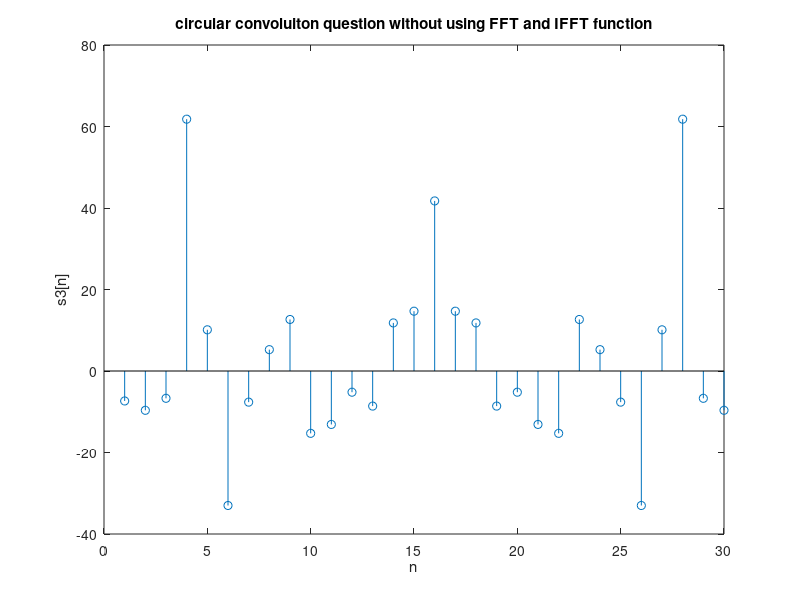

MATLAB code for this plot:
s1 = [0.8884 -1.1471 -1.0689 -0.8095 -2.9443 1.4384 0.3252 -0.7549 1.3703 -1.7115 -0.1022 -0.2414 0.3192 0.3129 -0.8649 -0.0301 -0.1649 0.6277 1.0933 1.1093 -0.8637 0.0774 -1.2141 -1.1135 -0.0068 1.5326 -0.7697 0.3714 -0.2256 1.1174];
s2 = [-1.0891 0.0326 0.5525 1.1006 1.5442 0.0859 -1.4916 -0.7423 -1.0616 2.3505 -0.6156 0.7481 -0.1924 0.8886 -0.7648 -1.4023 -1.4224 0.4882 -0.1774 -0.1961 1.4193 0.2916 0.1978 1.5877];


% get the lengths of the input signals
M = length(s1);
N = length(s2);

% compute the length of the linear convolution
L = max(N,M);

% compute the FFT of the input signals
S1 = fft(s1, L);
S2 = fft(s2, L);

% compute the element-wise product in the frequency domain
Y = S1.*S2;

% compute the IFFT of the product to obtain the linear convolution
y = ifft(Y);


stem(Y);
title("circular convoluiton question without using FFT and IFFT function")
xlabel("n")
ylabel("s3[n]")


disp(real(Y))

